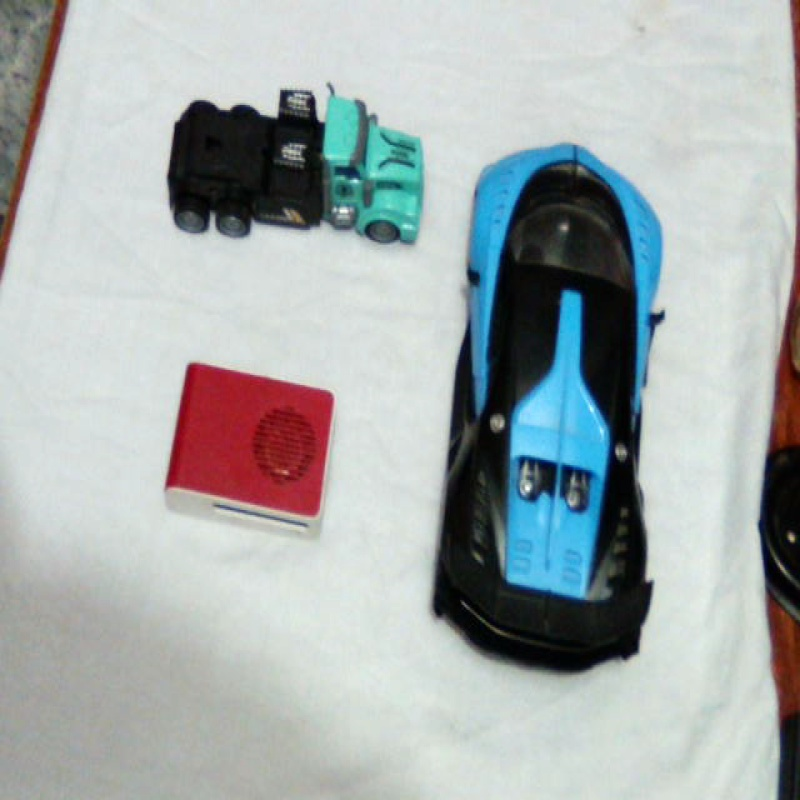
#> input picture test2.jpg, 800 x 800 px, found by its file name
$ python binary_Test.py
#> lines starting #> are read from the running program, lines starting #| are printed output that depends on the picture; after the words box and inside, x2 and y2 are one past the last pixel; in counts of white or black regions, pixels touching at a corner belong together
import numpy as np
import cv2
img_height = 120
img_width = 180
file=r"D:\Python\SmartVehicleGuidance\test2.jpg"

img= cv2.imread(file)
#> img is the input picture: shape (800, 800, 3); mean B, G, R 173.4, 173.2, 165.9

binary= np.zeros_like(img)
minArea=5000
ss = cv2.ximgproc.segmentation.createSelectiveSearchSegmentation()
ss.setBaseImage(img)
ss.switchToSelectiveSearchFast()
rects = ss.process()
print(len(rects))
for (x, y, w, h) in rects:
    if w*h>minArea:
        cv2.rectangle(binary, (x, y), (x + w, y + h), (255,255,255), 2)
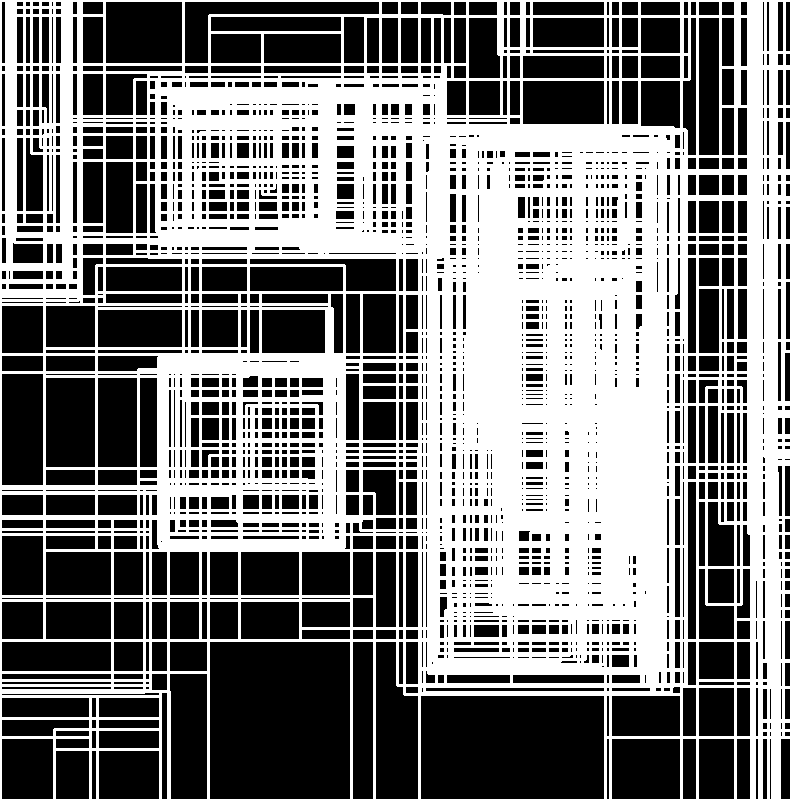
#> binary: shape (800, 800, 3); 49.7% white; 1 white region

binary= cv2.cvtColor(binary, cv2.COLOR_BGR2GRAY)
t,binary= cv2.threshold(binary, 1, 255, cv2.THRESH_BINARY)
kernel = np.ones((5,5), np.uint8)
binary = cv2.erode(binary, kernel, iterations=2)
#binary = cv2.dilate(binary, kernel, iterations=2)


contours, hierarchies= cv2.findContours(binary, cv2.RETR_TREE, cv2.CHAIN_APPROX_SIMPLE)
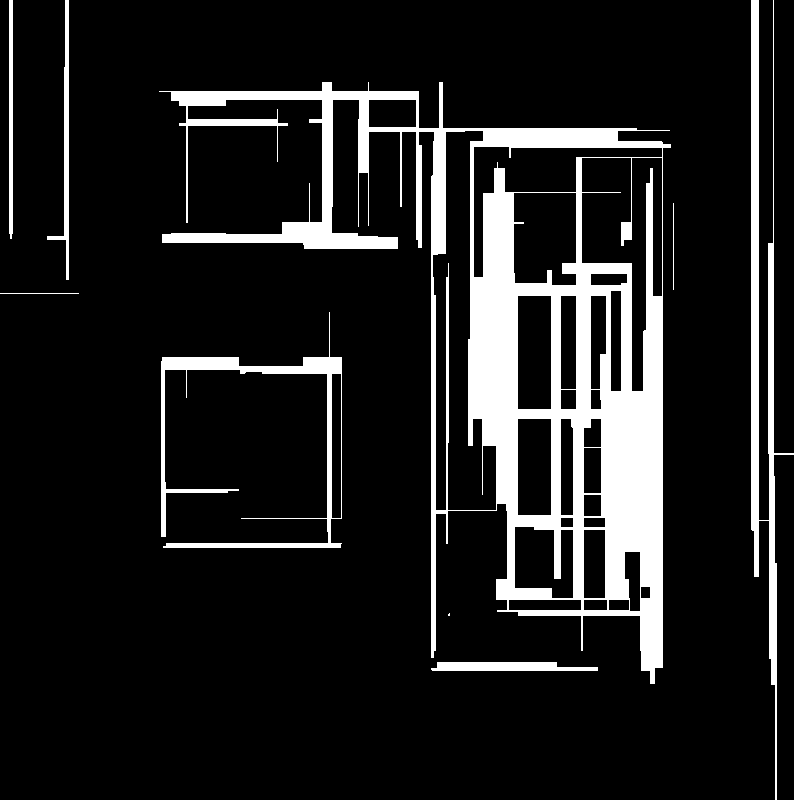
#> binary: shape (800, 800); 13.2% white; 9 white regions (1 under 20 px), largest, box (x1, y1, x2, y2) and area: (159, 82, 671, 684) 63109, (751, 0, 800, 800) 12622, (161, 312, 342, 548) 5146
for i,contour in enumerate(contours):
    if (hierarchies[0][i][3])<=0:
        (x,y,w,h) = cv2.boundingRect(contour)
        if w*h > minArea:
                # [6 lines of commented-out code are left out]
                cv2.rectangle(img, (x,y), (x+w,y+h), (255, 0, 0), 2)
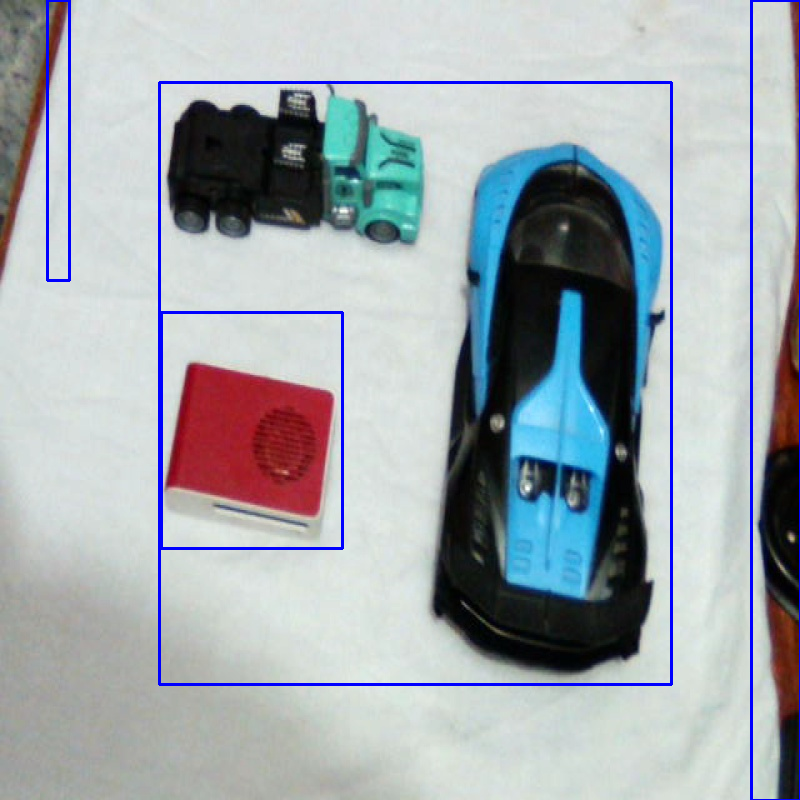
#> img: shape (800, 800, 3); 2.2% of pixels changed, all inside (x1, y1, x2, y2) = (46, 0, 800, 800)
                #img = cv2.putText(img, "{} {:.2f}".format(class_names[np.argmax(score)], 100 * np.max(score)), (x,y+15), cv2.FONT_HERSHEY_SIMPLEX, 1, (0,0,255),2, cv2.LINE_AA)

cv2.imshow("Img", img)
cv2.imshow("binary",binary)

$ run again, with test3.jpg copied over test2.jpg
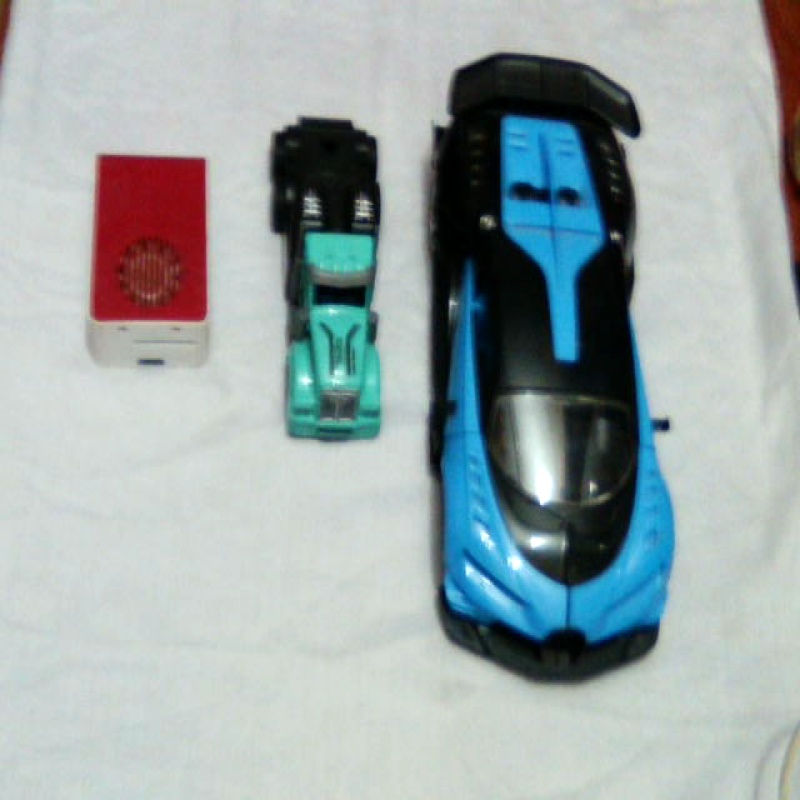
#> input picture test3.jpg, 800 x 800 px, found by its file name
#> img is the input picture: shape (800, 800, 3); mean B, G, R 169, 168.2, 156.2
#> after the loop `for (x, y, w, h) in rects:`:
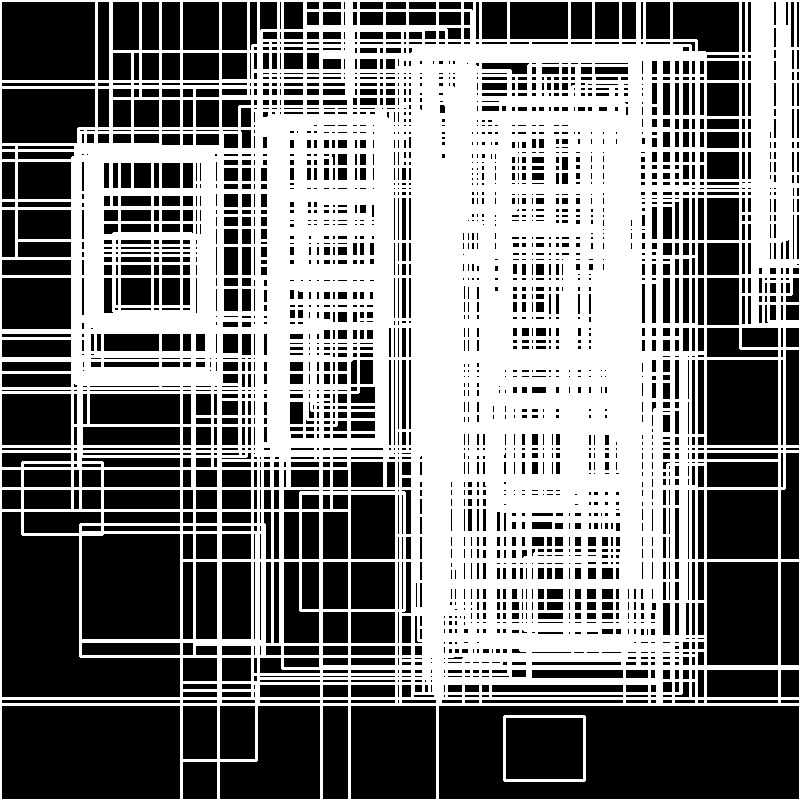
#> binary: shape (800, 800, 3); 49.9% white; 2 white regions
#> after the loop `for i,contour in enumerate(contours):`:
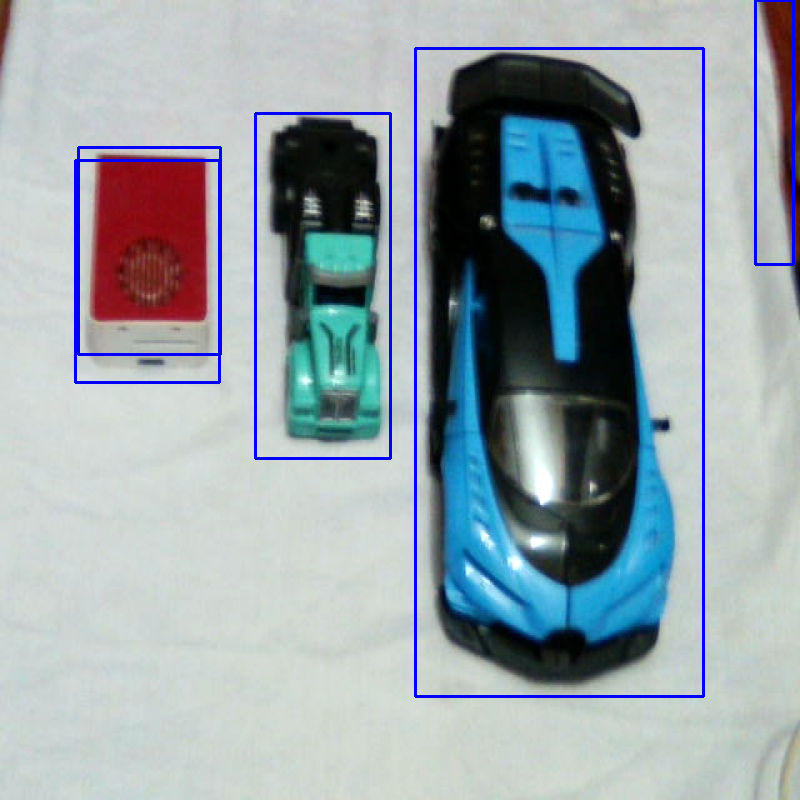
#> img: shape (800, 800, 3); 2.21% of pixels changed, all inside (x1, y1, x2, y2) = (74, 0, 795, 698)

$ run again, with test4.jpg copied over test2.jpg
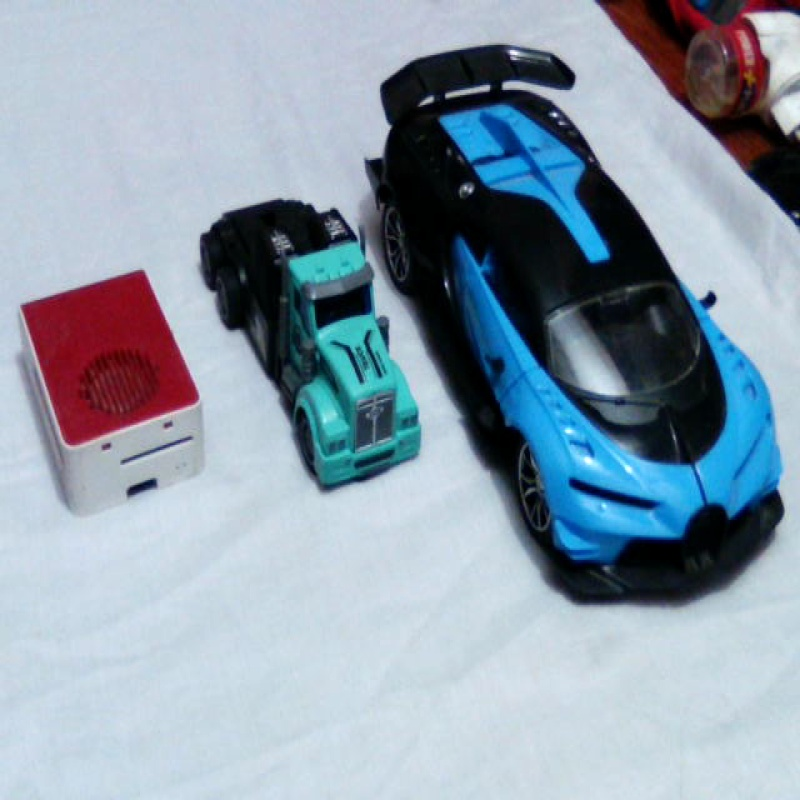
#> input picture test4.jpg, 800 x 800 px, found by its file name
#> img is the input picture: shape (800, 800, 3); mean B, G, R 171.6, 157.2, 141.2
#> after the loop `for (x, y, w, h) in rects:`:
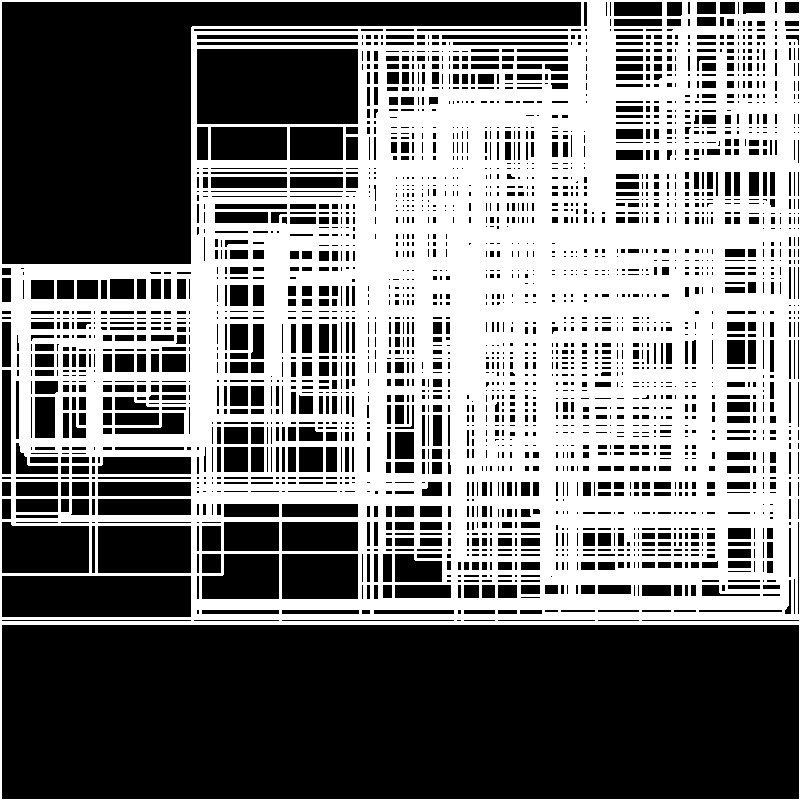
#> binary: shape (800, 800, 3); 47.3% white; 1 white region
#> after the loop `for i,contour in enumerate(contours):`:
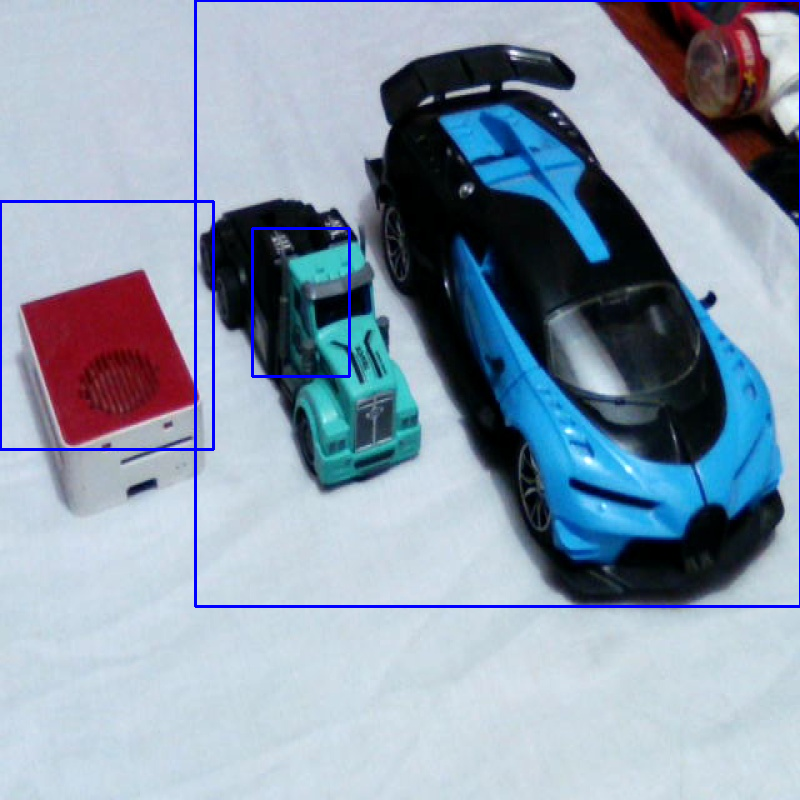
#> img: shape (800, 800, 3); 1.47% of pixels changed, all inside (x1, y1, x2, y2) = (0, 0, 800, 608)
